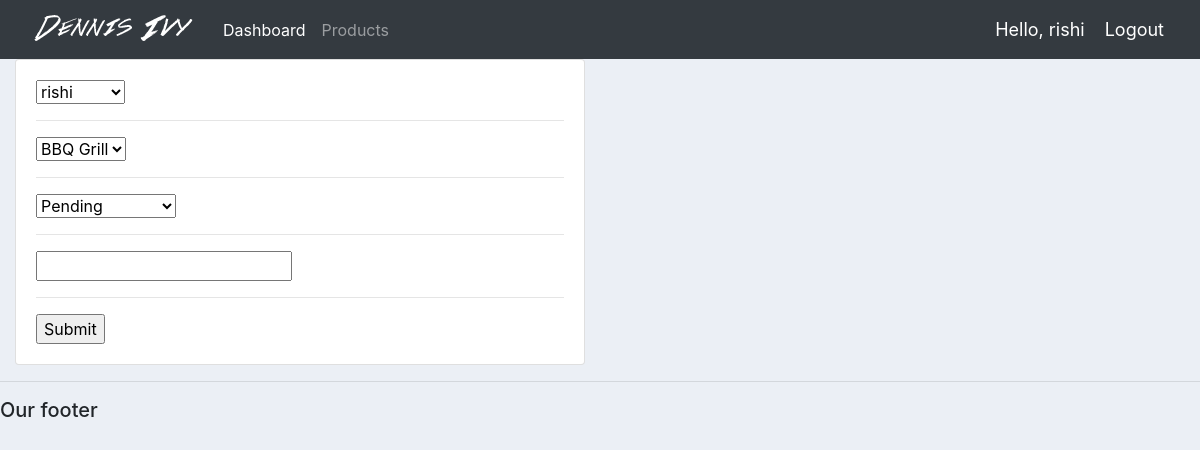
Screenshot of /update_order/19/ (signed in) with the database file from the repository.
### accounts/models.py (models this page shows)
class Order(models.Model):
	STATUS = (
			('Pending', 'Pending'),
			('Out for delivery', 'Out for delivery'),
			('Delivered', 'Delivered'),
			)
	customer = models.ForeignKey(Customer, null=True, on_delete= models.SET_NULL)
	product = models.ForeignKey(Product, null=True, on_delete= models.SET_NULL)
	date_created = models.DateTimeField(auto_now_add=True, null=True)
	status = models.CharField(max_length=200, null=True, choices=STATUS)
	note = models.CharField(max_length=1000, null=True)
	def __str__(self):
		return self.product.name

### accounts/views.py (the view)
# urls.py: path('update_order/<str:pk>/', views.updateOrder, name="update_order"),
@login_required(login_url='login')
def updateOrder(request, pk):
	order = Order.objects.get(id=pk)
	form = OrderForm(instance=order)
	print('ORDER:', order)
	if request.method == 'POST':
		form = OrderForm(request.POST, instance=order)
		if form.is_valid():
			form.save()
			return redirect('user-page')
	context = {'form':form}
	return render(request, 'accounts/order_form.html', context)

### accounts/forms.py
class OrderForm(ModelForm):
	class Meta:
		model = Order
		fields = '__all__'

### accounts/models.py (called while the page is built)
	def __str__(self):
		return self.name

	def __str__(self):
		return self.name

### accounts/templates/accounts/order_form.html (shortened to what this page needs)
{%  extends 'accounts/main.html' %}
{% load static %}
{% block content %}
<div class="row">
	<div class="col-md-6">
		<div class="card card-body">
			<form action="" method="POST">
				{% for field in form %}
					{{field}}
					<hr>
				{% endfor %}
				<input type="submit" name="Submit">
			</form>
		</div>
	</div>
</div>
{% endblock %}

### accounts/templates/accounts/navbar.html (shortened to what this page needs)
{% load static %}
<nav class="navbar navbar-expand-lg navbar-dark bg-dark">
 <img src="{% static 'images/logo.png' %}">
  <div class="collapse navbar-collapse" id="navbarNav">
    <ul class="navbar-nav">
      {% if request.user.is_staff %}
      <li class="nav-item active">
        <a class="nav-link" href="{% url 'home' %}">Dashboard</a>
      </li>
      <li class="nav-item">
        <a class="nav-link" href="{% url 'products' %}">Products</a>
      </li>
      {% endif %}
    </ul>
  </div>
  <span class="hello-msg">Hello, {{request.user}}</span>
  <span ><a  class="hello-msg" href="{% url 'logout' %}">Logout</a></span>
</nav>

### static/css/main.css (style rules this page uses)
body { background-color: #ebeff5; }

### accounts/templates/accounts/navbar.html (style rules this page uses)
.hello-msg { font-size: 18px; color: #fff; margin-right: 20px; }

### rows the page displays
Order: form "rishi" "BBQ Grill" "Pending"

### other values shown
{{ request.user }} "rishi"
